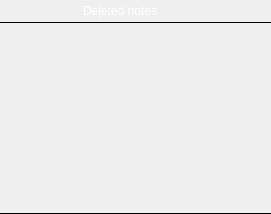
       <widget class="QWidget" name="deletedNotesWidget" native="true">
        <property name="styleSheet">
         <string notr="true">QWidget#deletedNotesWidget {
border: none;
}</string>
        </property>
        <layout class="QVBoxLayout" name="deletedNotesVerticalLayout">
         <property name="spacing">
          <number>0</number>
         </property>
         <property name="leftMargin">
          <number>0</number>
         </property>
         <property name="topMargin">
          <number>0</number>
         </property>
         <property name="rightMargin">
          <number>0</number>
         </property>
         <property name="bottomMargin">
          <number>0</number>
         </property>
         <item>
          <widget class="PanelWidget" name="deletedNotesSidePanel">
           <property name="minimumSize">
            <size>
             <width>0</width>
             <height>22</height>
            </size>
           </property>
           <property name="maximumSize">
            <size>
             <width>16777215</width>
             <height>22</height>
            </size>
           </property>
           <property name="styleSheet">
            <string notr="true">QWidget {
border: none;
background-color: qlineargradient(x1: 0, y1: 0, x2: 0, y2: 1,
stop: 0 #a6a6a6, stop: 0.08 #7f7f7f,
stop: 0.39999 #717171, stop: 0.4 #626262,
stop: 0.9 #4c4c4c, stop: 1 #333333);
color: rgb(255, 255, 255);
}

QPushButton {
border: none;
padding: 0px;
}

QPushButton:focus {
outline: none;
}

QPushButton:hover:!pressed {
background-color: qlineargradient(x1: 0, y1: 0, x2: 0, y2: 1,
stop: 0 #bcbcbc, stop: 0.08 #9f9f9f,
stop: 0.39999 #949494, stop: 0.4 #898989,
stop: 0.9 #787878, stop: 1 #666666);
}

QPushButton:pressed {
background-color: qlineargradient(x1: 0, y1: 0, x2: 0, y2: 1,
stop: 0 #535353, stop: 0.08 #3f3f3f,
stop: 0.39999 #393939, stop: 0.4 #313131,
stop: 0.9 #262626, stop: 1 #1a1a1a);
}

QPushButton#deletedNotesPanelIconPseudoPushButton:hover {
background-color: qlineargradient(x1: 0, y1: 0, x2: 0, y2: 1,
stop: 0 #a6a6a6, stop: 0.08 #7f7f7f,
stop: 0.39999 #717171, stop: 0.4 #626262,
stop: 0.9 #4c4c4c, stop: 1 #333333);
}

QPushButton#deletedNotesPanelIconPseudoPushButton:pressed {
background-color: qlineargradient(x1: 0, y1: 0, x2: 0, y2: 1,
stop: 0 #a6a6a6, stop: 0.08 #7f7f7f,
stop: 0.39999 #717171, stop: 0.4 #626262,
stop: 0.9 #4c4c4c, stop: 1 #333333);
}

QLabel {
border: none;
}</string>
           </property>
           <property name="lineWidth">
            <number>0</number>
           </property>
           <layout class="QHBoxLayout" name="deletedNotesButtonsHorizontalLayout">
            <property name="spacing">
             <number>0</number>
            </property>
            <property name="leftMargin">
             <number>0</number>
            </property>
            <property name="topMargin">
             <number>0</number>
            </property>
            <property name="rightMargin">
             <number>1</number>
            </property>
            <property name="bottomMargin">
             <number>0</number>
            </property>
            <item>
             <widget class="QLabel" name="deletedNotesLeftPaddingLabel">
              <property name="minimumSize">
               <size>
                <width>10</width>
                <height>20</height>
               </size>
              </property>
              <property name="maximumSize">
               <size>
                <width>10</width>
                <height>20</height>
               </size>
              </property>
             </widget>
            </item>
            <item>
             <widget class="QPushButton" name="deletedNotesPanelIconPseudoPushButton">
              <property name="sizePolicy">
               <sizepolicy hsizetype="Fixed" vsizetype="Fixed">
                <horstretch>0</horstretch>
                <verstretch>0</verstretch>
               </sizepolicy>
              </property>
              <property name="minimumSize">
               <size>
                <width>20</width>
                <height>20</height>
               </size>
              </property>
              <property name="maximumSize">
               <size>
                <width>20</width>
                <height>20</height>
               </size>
              </property>
              <property name="icon">
               <iconset theme="user-trash">
                <normaloff>.</normaloff>.</iconset>
              </property>
              <property name="flat">
               <bool>true</bool>
              </property>
             </widget>
            </item>
            <item>
             <widget class="QLabel" name="deletedNotesLabel">
              <property name="sizePolicy">
               <sizepolicy hsizetype="Preferred" vsizetype="Fixed">
                <horstretch>0</horstretch>
                <verstretch>0</verstretch>
               </sizepolicy>
              </property>
              <property name="minimumSize">
               <size>
                <width>180</width>
                <height>20</height>
               </size>
              </property>
              <property name="text">
               <string>De&amp;leted notes</string>
              </property>
              <property name="alignment">
               <set>Qt::AlignCenter</set>
              </property>
              <property name="buddy">
               <cstring>deletedNotesTableView</cstring>
              </property>
             </widget>
            </item>
            <item>
             <widget class="QPushButton" name="restoreDeletedNoteButton">
              <property name="sizePolicy">
               <sizepolicy hsizetype="Fixed" vsizetype="Fixed">
                <horstretch>0</horstretch>
                <verstretch>0</verstretch>
               </sizepolicy>
              </property>
              <property name="minimumSize">
               <size>
                <width>20</width>
                <height>20</height>
               </size>
              </property>
              <property name="maximumSize">
               <size>
                <width>20</width>
                <height>20</height>
               </size>
              </property>
              <property name="toolTip">
               <string>Restore deleted note</string>
              </property>
              <property name="icon">
               <iconset theme="edit-redo">
                <normaloff>.</normaloff>.</iconset>
              </property>
              <property name="iconSize">
               <size>
                <width>16</width>
                <height>16</height>
               </size>
              </property>
              <property name="flat">
               <bool>true</bool>
              </property>
             </widget>
            </item>
            <item>
             <widget class="QPushButton" name="eraseDeletedNoteButton">
              <property name="sizePolicy">
               <sizepolicy hsizetype="Fixed" vsizetype="Fixed">
                <horstretch>0</horstretch>
                <verstretch>0</verstretch>
               </sizepolicy>
              </property>
              <property name="minimumSize">
               <size>
                <width>20</width>
                <height>20</height>
               </size>
              </property>
              <property name="maximumSize">
               <size>
                <width>20</width>
                <height>20</height>
               </size>
              </property>
              <property name="toolTip">
               <string>Erase the note completely</string>
              </property>
              <property name="icon">
               <iconset theme="edit-clear">
                <normaloff>.</normaloff>.</iconset>
              </property>
              <property name="iconSize">
               <size>
                <width>16</width>
                <height>16</height>
               </size>
              </property>
              <property name="flat">
               <bool>true</bool>
              </property>
             </widget>
            </item>
            <item>
             <widget class="QPushButton" name="deletedNoteInfoButton">
              <property name="sizePolicy">
               <sizepolicy hsizetype="Fixed" vsizetype="Fixed">
                <horstretch>0</horstretch>
                <verstretch>0</verstretch>
               </sizepolicy>
              </property>
              <property name="minimumSize">
               <size>
                <width>20</width>
                <height>20</height>
               </size>
              </property>
              <property name="maximumSize">
               <size>
                <width>20</width>
                <height>20</height>
               </size>
              </property>
              <property name="icon">
               <iconset theme="dialog-information">
                <normaloff>.</normaloff>.</iconset>
              </property>
              <property name="iconSize">
               <size>
                <width>16</width>
                <height>16</height>
               </size>
              </property>
              <property name="flat">
               <bool>true</bool>
              </property>
             </widget>
            </item>
           </layout>
          </widget>
         </item>
         <item>
          <widget class="DeletedNoteItemView" name="deletedNotesTableView">
           <property name="minimumSize">
            <size>
             <width>0</width>
             <height>30</height>
            </size>
           </property>
           <property name="styleSheet">
            <string notr="true">#deletedNotesTableView {
border: none;
border-top: 1px solid black;
border-bottom: 1px solid black;
background-color: transparent;
}</string>
           </property>
           <property name="horizontalScrollBarPolicy">
            <enum>Qt::ScrollBarAlwaysOff</enum>
           </property>
          </widget>
         </item>
        </layout>
       </widget>
